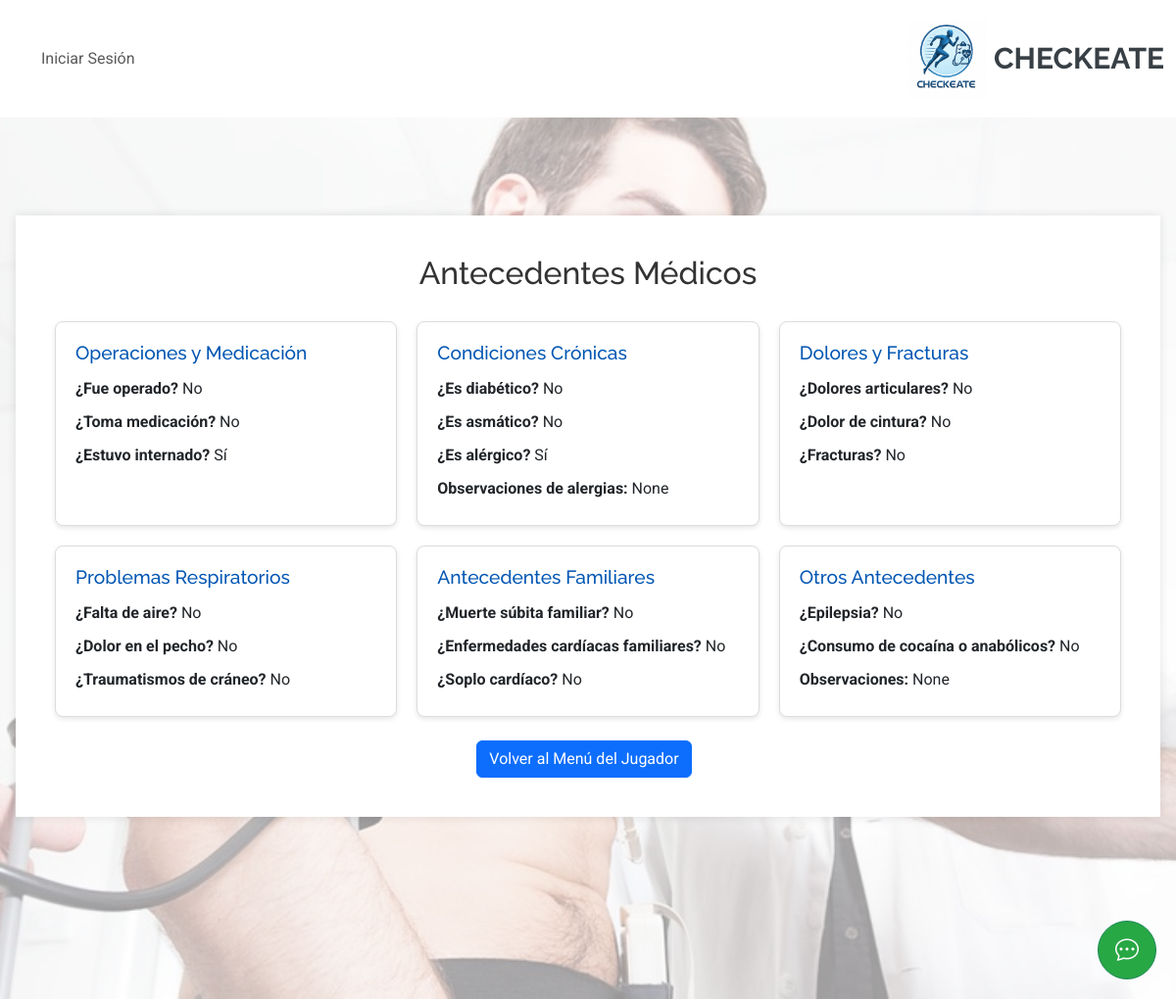
The page /registro-medico/ver_antecedente/1/ on the database its author committed.
### RegistroMedico/models.py (models this page shows)
class AntecedenteEnfermedades(models.Model):
    jugador = models.OneToOneField(Jugador, on_delete=models.CASCADE, related_name='antecedentes')
    fue_operado = models.BooleanField(null=True, blank=True, default=None)
    toma_medicacion = models.BooleanField(null=True, blank=True, default=None)
    estuvo_internado = models.BooleanField(null=True, blank=True, default=None)
    sufre_hormigueos = models.BooleanField(null=True, blank=True, default=None)
    es_diabetico = models.BooleanField(null=True, blank=True, default=None)
    es_asmatico = models.BooleanField(null=True, blank=True, default=None)
    es_alergico = models.BooleanField(null=True, blank=True, default=None)
    alerg_observ = models.CharField(max_length=100, null=True, blank=True, default=None)
    antecedente_epilepsia = models.BooleanField(null=True, blank=True, default=None)
    desviacion_columna = models.BooleanField(null=True, blank=True, default=None)
    dolor_cintura = models.BooleanField(null=True, blank=True, default=None)
    fracturas = models.BooleanField(null=True, blank=True, default=None)
    dolores_articulares = models.BooleanField(null=True, blank=True, default=None)
    falta_aire = models.BooleanField(null=True, blank=True, default=None)
    traumatismos_craneo = models.BooleanField(null=True, blank=True, default=None)
    dolor_pecho = models.BooleanField(null=True, blank=True, default=None)
    perdida_conocimiento = models.BooleanField(null=True, blank=True, default=None)
    presion_arterial = models.BooleanField(null=True, blank=True, default=None)
    muerte_subita_familiar = models.BooleanField(null=True, blank=True, default=None)
    enfermedad_cardiaca_familiar = models.BooleanField(null=True, blank=True, default=None)
    soplo_cardiaco = models.BooleanField(null=True, blank=True, default=None)
    abstenerse_competencia = models.BooleanField(null=True, blank=True, default=None)
    antecedentes_coronarios_familiares = models.BooleanField(null=True, blank=True, default=None)
    fumar_hipertension_diabetes = models.BooleanField(null=True, blank=True, default=None)
    fhd_observacion = models.CharField(max_length=100, null=True, blank=True, default=None)
    consumo_cocaina_anabolicos = models.BooleanField(null=True, blank=True, default=None)
    cca_observaciones = models.CharField(max_length=100, null=True, blank=True, default=None)
    class Meta:
        db_table = 'antecedente_enfermedades'
    def __str__(self):
        return f"Antecedentes de {self.jugador.persona.profile.nombre} {self.jugador.persona.profile.apellido}"

### RegistroMedico/views.py (the view)
# urls.py: path('ver_antecedente/<int:jugador_id>/', VerAntecedenteView.as_view(), name='ver_antecedente'),
class VerAntecedenteView(DetailView):
    model = AntecedenteEnfermedades
    template_name = 'registro_medico/ver_antecedentes.html'
    context_object_name = 'antecedente'
    def get_object(self, queryset=None):
        jugador_id = self.kwargs.get('jugador_id')
        jugador = get_object_or_404(Jugador, id=jugador_id)
        print(f"Jugador encontrado: {jugador}")
        ficha_medica = RegistroMedico.objects.filter(jugador=jugador).first()
        print(f"Ficha médica encontrada: {ficha_medica}")
        antecedente = get_object_or_404(AntecedenteEnfermedades, jugador=jugador)
        print(f"Antecedente encontrado: {antecedente}")
        return antecedente
    def get_context_data(self, **kwargs):
        context = super().get_context_data(**kwargs)
        antecedente = self.object
        ficha_medica = RegistroMedico.objects.filter(jugador=antecedente.jugador).first()
        context['ficha_medica'] = ficha_medica
        if hasattr(self.request.user, 'profile'):
            context['profile'] = self.request.user.profile
        return context

### RegistroMedico/models.py (called while the page is built)
    def __str__(self):
        return f"Ficha Médica {self.id} - {self.jugador.persona.profile.nombre} {self.jugador.persona.profile.apellido} - {self.torneo.nombre}"

### persona/models.py (called while the page is built)
    def __str__(self):
        return f"{self.persona.profile.nombre} {self.persona.profile.apellido}"

### RegistroMedico/templates/registro_medico/ver_antecedentes.html (shortened to what this page needs)
{% extends 'core/base.html' %}
{% load static %}
{% load widget_tweaks %}
{% block content %}
    <main class="px-3" style="position: relative; min-height: 100vh; width: 100%; margin: 0; padding: 0;">
        <div style="position: relative; z-index: 1; ">
                <div class="container"  style="margin-top: 100px;">
                    <h2>Antecedentes Médicos</h2>
                    <div class="grid">
                        <div class="card">
                            <h3>Operaciones y Medicación</h3>
                            <p><span>¿Fue operado?</span> {{ antecedente.fue_operado|yesno:"Sí,No" }}</p>
                            <p><span>¿Toma medicación?</span> {{ antecedente.toma_medicacion|yesno:"Sí,No" }}</p>
                            <p><span>¿Estuvo internado?</span> {{ antecedente.estuvo_internado|yesno:"Sí,No" }}</p>
                        </div>
                        <div class="card">
                            <h3>Condiciones Crónicas</h3>
                            <p><span>¿Es diabético?</span> {{ antecedente.es_diabetico|yesno:"Sí,No" }}</p>
                            <p><span>¿Es asmático?</span> {{ antecedente.es_amatico|yesno:"Sí,No" }}</p>
                            <p><span>¿Es alérgico?</span> {{ antecedente.es_alergico|yesno:"Sí,No" }}</p>
                            <p><span>Observaciones de alergias:</span> {{ antecedente.alerg_observ }}</p>
                        </div>
                        <div class="card">
                            <h3>Dolores y Fracturas</h3>
                            <p><span>¿Dolores articulares?</span> {{ antecedente.dolores_articulares|yesno:"Sí,No" }}</p>
                            <p><span>¿Dolor de cintura?</span> {{ antecedente.dolor_cintira|yesno:"Sí,No" }}</p>
                            <p><span>¿Fracturas?</span> {{ antecedente.fracturas|yesno:"Sí,No" }}</p>
                        </div>
                        <div class="card">
                            <h3>Problemas Respiratorios</h3>
                            <p><span>¿Falta de aire?</span> {{ antecedente.falta_aire|yesno:"Sí,No" }}</p>
                            <p><span>¿Dolor en el pecho?</span> {{ antecedente.dolor_pecho|yesno:"Sí,No" }}</p>
                            <p><span>¿Traumatismos de cráneo?</span> {{ antecedente.tramatismos_craneo|yesno:"Sí,No" }}</p>
                        </div>
                        <div class="card">
                            <h3>Antecedentes Familiares</h3>
                            <p><span>¿Muerte súbita familiar?</span> {{ antecedente.muerte_subita_familiar|yesno:"Sí,No" }}</p>
                            <p><span>¿Enfermedades cardíacas familiares?</span> {{ antecedente.enfermedad_cardiaca_familiar|yesno:"Sí,No" }}</p>
                            <p><span>¿Soplo cardíaco?</span> {{ antecedente.soplo_cardiaco|yesno:"Sí,No" }}</p>
                        </div>
                        <div class="card">
                            <h3>Otros Antecedentes</h3>
                            <p><span>¿Epilepsia?</span> {{ antecedente.antecedente_epilepsia|yesno:"Sí,No" }}</p>
                            <p><span>¿Consumo de cocaína o anabólicos?</span> {{ antecedente.consumo_cocaina_anabolicos|yesno:"Sí,No" }}</p>
                            <p><span>Observaciones:</span> {{ antecedente.cca_observaciones }}</p>
                        </div>
                    </div>
                    <div class="d-flex justify-content-center mt-4">
                        <a href="{% url 'menu_jugador' %}" class="btn btn-primary me-2">Volver al Menú del Jugador</a>
                    </div>
                </div>
        </div>
    </main>
{% endblock %}

### core/static/core/css/main.css (style rules this page uses)
:root { --default-font: "Roboto", system-ui, -apple-system, "Segoe UI", Roboto, "Helvetica Neue", Arial, "Noto Sans", "Liberation Sans", sans-serif, "Apple Color Emoji", "Segoe UI Emoji", "Segoe UI Symbol", "Noto Color Emoji"; --heading-font: "Raleway", sans-serif; --nav-font: "Poppins", sans-serif; }
:root { --background-color: #ffffff; --default-color: #444444; --heading-color: #384046; --accent-color: #3498db; --surface-color: #ffffff; --contrast-color: #ffffff; }
:root { --nav-color: #444444; --nav-hover-color: #3498db; --nav-mobile-background-color: #ffffff; --nav-dropdown-background-color: #ffffff; --nav-dropdown-color: #444444; --nav-dropdown-hover-color: #3498db; }
:root { scroll-behavior: smooth; }
body { color: var(--default-color); background-color: var(--background-color); font-family: var(--default-font); }
a { color: var(--accent-color); text-decoration: none; transition: 0.3s; }
h1, h2, h3, h4, h5, h6 { color: var(--heading-color); font-family: var(--heading-font); }

### RegistroMedico/templates/registro_medico/ver_antecedentes.html (style rules this page uses)
body { margin: 0; }
main { margin-top: 0 !important; padding-top: 0 !important; }
.container { max-width: 1200px; padding:40px; background-color: white; box-shadow: 0 0 10px rgba(0, 0, 0, 0.1); }
h2 { text-align: center; color: #333; margin-bottom: 30px; }
.grid { display: grid; grid-template-columns: repeat(auto-fit, minmax(300px, 1fr)); gap: 20px; }
.card { background-color: #fff; padding: 20px; border: 1px solid #ddd; border-radius: 8px; box-shadow: 0 2px 5px rgba(0, 0, 0, 0.1); }
.card h3 { margin-top: 0; font-size: 1.2em; color: #0056b3; }
.card p { margin: 5px 0; }
.card span { font-weight: bold; }

### rows shown on the page
AntecedenteEnfermedades: fue_operado "No", toma_medicacion "No", estuvo_internado "Sí", es_diabetico "No", es_alergico "Sí", alerg_observ "None", dolores_articulares "No", fracturas "No", falta_aire "No", dolor_pecho "No", muerte_subita_familiar "No", enfermedad_cardiaca_familiar "No", soplo_cardiaco "No", antecedente_epilepsia "No", consumo_cocaina_anabolicos "No", cca_observaciones "None"

### other values the page prints
{{ antecedente.es_amatico|yesno:"Sí,No" }} "No"
{{ antecedente.dolor_cintira|yesno:"Sí,No" }} "No"
{{ antecedente.tramatismos_craneo|yesno:"Sí,No" }} "No"
